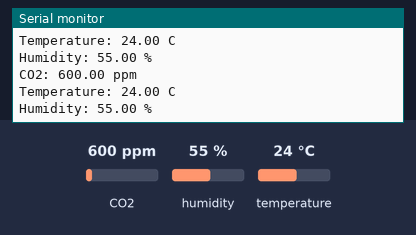
This sketch was run on a simulated Arduino Uno, built with avr-gcc and run on an emulated ATmega328P. Shown: the last lines printed to the serial monitor. The test bench sets the inputs (shaded band); at power-on: CO2 600 ppm, humidity 55 %, temperature 24 °C.

Above: at 2.8 s.
2.9 s: CO2 set to 452 ppm
At 5.0 s:
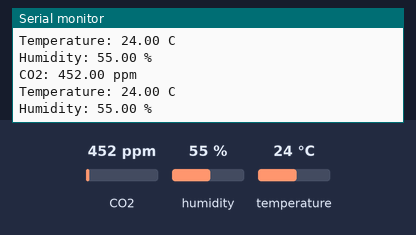
5.6 s: humidity set to 22 %
At 6.6 s:
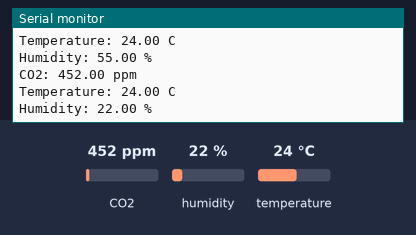
8.3 s: temperature set to 12 °C
At 11.0 s:
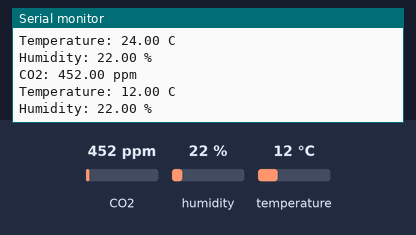

Measured:
- after the input at 2.9 s, the serial monitor: prints a new line after 1.1 s (image 1)
- after the input at 5.6 s, the serial monitor: prints a new line after 0.41 s (image 2)
- after the input at 8.3 s, the serial monitor: prints a new line after 1.7 s (image 3)

The sketch:

scd30_test.ino
```cpp
#include <Adafruit_SCD30.h>

Adafruit_SCD30 scd30;

void setup() {
  Serial.begin(115200);
  if (!scd30.begin()) {
    Serial.println("Failed to find SCD30 chip");
    while (1);
  }
  Serial.println("SCD30 Found!");
}

void loop() {
  if (scd30.dataReady()) {
    if (scd30.read()) {
      Serial.print("CO2: ");
      Serial.print(scd30.CO2);
      Serial.println(" ppm");
      Serial.print("Temperature: ");
      Serial.print(scd30.temperature);
      Serial.println(" C");
      Serial.print("Humidity: ");
      Serial.print(scd30.relative_humidity);
      Serial.println(" %");
    } else {
      Serial.println("Error reading sensor data");
    }
  }
  delay(2000);
}
```
